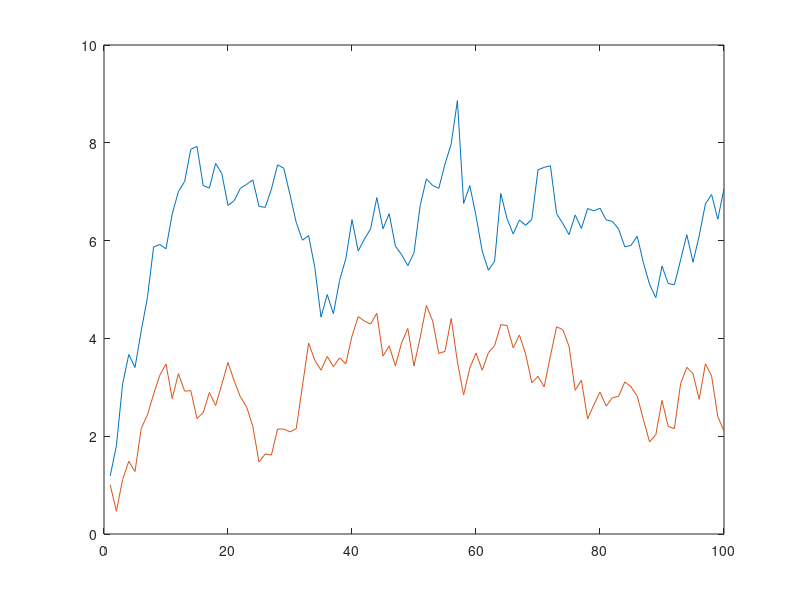

Write the MATLAB code that produced this figure.
% leaky competing accumulator model 2 units
% 2 output units being driven by a constant input
I = 1; % input (sum(Ai*wij))
I2 = 0.9; % unit 2 input
leakage = 0.1; % leakage, decay rate, amount output unit leaks
beta=0.1; %mutual inhibition parameter between the two units
act=0; %initial activity unit 1, starting condition of output unit, not firing at all
act2=0; % initial activity unit 2

time_steps=100;
activity_history=[]; % keep track of activity over time

for tN=1:time_steps
%     if tN>50
%         I = 0; %extinction
%     end
    %change in activity = (total input to unit - lambda*current activity to
    %unit) - inhibition * activity from other unit
    delta_activity = (I-leakage.*act) - beta.*act2; %unit 1
    delta_activity2 = (I2-leakage.*act2) - beta.*act; %unit 2
    act=act+delta_activity+randn.*.5; % update activity for next loop
    act2=act2+delta_activity2+randn.*.5; % update activity for next loop
    if act<0; act=0; end
    if act2<0; act2=0; end
    activity_history = [activity_history [act act2]']; % save activity for this loop
end

% visualize temporal activation profile
plot(activity_history(:,1:20)')
plot(activity_history')